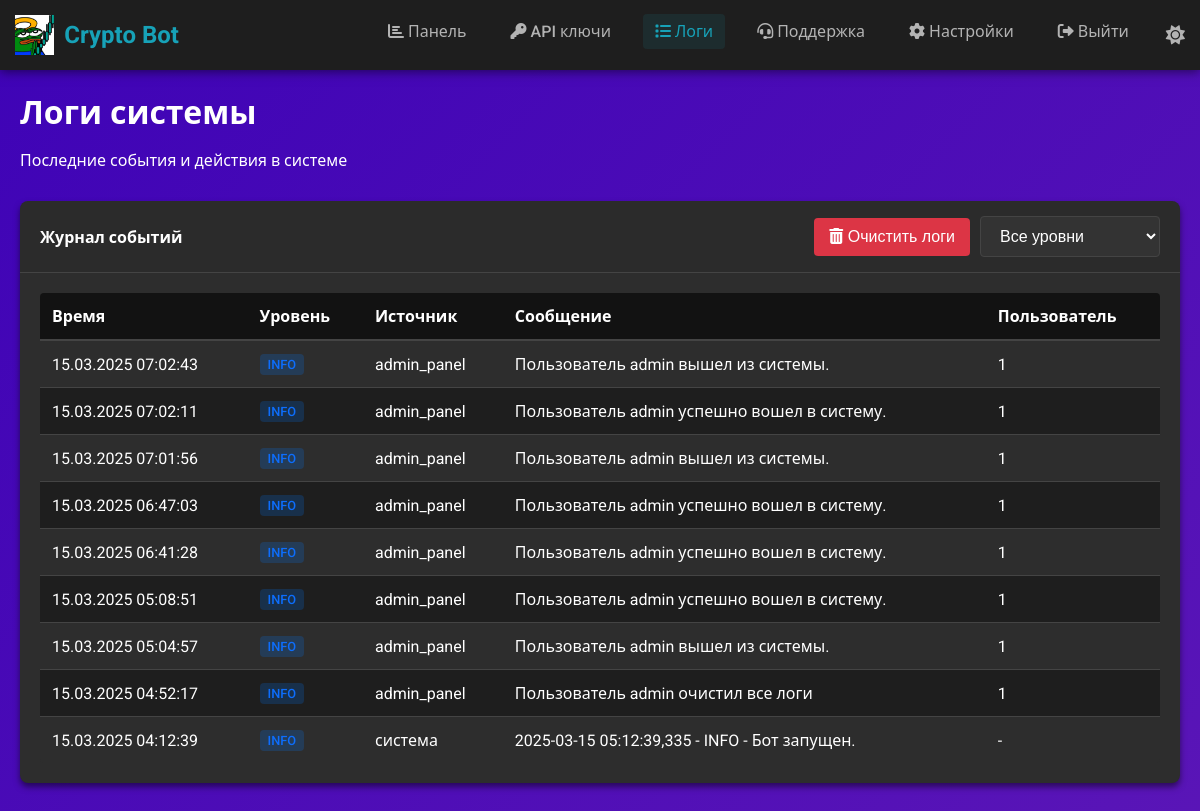
Page /view_logs (signed in) on the committed database.
### models.py (models this page shows, shortened)
class Log(db.Model):
    __tablename__ = 'logs'
    id = db.Column(db.Integer, primary_key=True)
    level = db.Column(db.String(10), nullable=False)  # INFO, ERROR, etc.
    message = db.Column(db.Text, nullable=False)
    timestamp = db.Column(db.DateTime, default=datetime.now)
    source = db.Column(db.String(50), nullable=True)  # Источник лога (бот, админ-панель, etc)
    user_id = db.Column(db.Integer, db.ForeignKey('users.id'), nullable=True)  # Кто вызвал событие

### app.py (the view)
@app.route('/view_logs')
@login_required
def view_logs():
    logs = models.Log.query.order_by(models.Log.timestamp.desc()).limit(50).all()
    return render_template('logger.html', logs=logs)

### app.py (called while the page is built)
@login_manager.user_loader
def load_user(user_id):
    return models.User.query.get(int(user_id))

### templates/logger.html (shortened to what this page needs)
{% extends "base.html" %}
{% block content %}
<div class="dashboard-header">
    <h1>Логи системы</h1>
    <p class="text-secondary">Последние события и действия в системе</p>
</div>
<div class="card">
    <div class="card-header">
        <span>Журнал событий</span>
        <div class="header-actions">
            <form action="{{ url_for('clear_logs') }}" method="POST" onsubmit="return confirm('Вы уверены, что хотите очистить все логи?');">
                <button type="submit" class="btn btn-danger">
                    <i class="fas fa-trash-alt"></i> Очистить логи
                </button>
            </form>
            <div class="filter-dropdown">
                <select id="log-level-filter" class="form-control">
                    <option value="all">Все уровни</option>
                </select>
            </div>
        </div>
    </div>
    <div class="card-body">
        <div class="table-responsive">
            <table class="table table-striped" id="logs-table">
                <thead>
                    <tr>
                        <th>Время</th>
                        <th>Уровень</th>
                        <th>Источник</th>
                        <th>Сообщение</th>
                        <th>Пользователь</th>
                    </tr>
                </thead>
                <tbody>
                    {% for log in logs %}
                    <tr class="log-entry log-{{ log.level.lower() }}">
                        <td>{{ log.timestamp.strftime('%d.%m.%Y %H:%M:%S') }}</td>
                        <td>
                            <span class="log-level level-{{ log.level.lower() }}">{{ log.level }}</span>
                        </td>
                        <td>{{ log.source if log.source else 'система' }}</td>
                        <td>{{ log.message }}</td>
                        <td>{{ log.user_id if log.user_id else '-' }}</td>
                    </tr>
                    {% else %}
                    <tr>
                        <td colspan="5" class="text-center">Логи отсутствуют</td>
                    </tr>
                    {% endfor %}
                </tbody>
            </table>
        </div>
    </div>
</div>
{% endblock %}

### static/css/style.css (style rules this page uses)
:root { --bg-primary: #121212; --bg-secondary: #1e1e1e; --bg-card: #2d2d2d; --text-primary: #ffffff; --text-secondary: #b3b3b3; --accent-primary: #17a2b8; --accent-secondary: #007bff; --border-color: #444; --success-color: #28a745; --warning-color: #ffc107; --danger-color: #dc3545; --input-bg: #333; --input-text: #fff; --shadow-color: rgba(0, 0, 0, 0.5); --chart-grid: rgba(255, 255, 255, 0.1); --gradient-start: #4a00e0; --gradient-mid: #8e2de2; --gradient-end: #4a00e0; }
body { font-family: 'Roboto', 'Segoe UI', sans-serif; margin: 0; padding: 0; color: var(--text-primary); background-color: var(--bg-primary); transition: background-color 0.3s ease, color 0.3s ease; }
.card { background-color: var(--bg-card); border-radius: 8px; box-shadow: 0 4px 6px var(--shadow-color); margin-bottom: 20px; overflow: hidden; transition: transform 0.3s ease, box-shadow 0.3s ease; }
.card-header { padding: 15px 20px; background-color: rgba(0, 0, 0, 0.05); border-bottom: 1px solid var(--border-color); font-weight: bold; display: flex; justify-content: space-between; align-items: center; }
.card-body { padding: 20px; }
.form-control { width: 100%; padding: 10px 15px; font-size: 1rem; border: 1px solid var(--border-color); border-radius: 4px; background-color: var(--input-bg); color: var(--input-text); transition: border-color 0.3s ease, box-shadow 0.3s ease; }
.btn { display: inline-block; font-weight: 500; text-align: center; vertical-align: middle; cursor: pointer; padding: 10px 15px; font-size: 1rem; border-radius: 4px; transition: all 0.3s ease; border: none; }
.btn-danger { background-color: var(--danger-color); color: white; }
.table { width: 100%; border-collapse: collapse; margin: 0; padding: 0; background-color: var(--bg-card); border-radius: 4px; overflow: hidden; }
.table th, .table td { padding: 12px 15px; text-align: left; border-bottom: 1px solid var(--border-color); }
.table th { background-color: rgba(0, 0, 0, 0.05); font-weight: bold; }
.table tr:last-child td { border-bottom: none; }
.dashboard-header { margin-bottom: 30px; }
.dashboard-header h1 { font-size: 2rem; font-weight: bold; margin: 0; color: var(--text-primary); }

### templates/logger.html (style rules this page uses)
.table-responsive { overflow-x: auto; }
.table { width: 100%; border-collapse: collapse; }
.table th { background-color: var(--bg-primary); color: var(--text-primary); font-weight: 600; text-align: left; padding: 12px; border-bottom: 2px solid var(--border-color); }
.table td { padding: 12px; border-bottom: 1px solid var(--border-color); color: var(--text-primary); }
.table-striped tr:nth-child(even) { background-color: var(--bg-secondary); }
.log-level { display: inline-block; padding: 3px 8px; border-radius: 4px; font-size: 0.8rem; font-weight: 500; }
.level-info { background-color: rgba(0, 123, 255, 0.2); color: #0d6efd; }
.card-header { display: flex; justify-content: space-between; align-items: center; }
.header-actions { display: flex; gap: 10px; align-items: center; }
.filter-dropdown { min-width: 150px; }
.btn-danger { background-color: #dc3545; color: white; border: none; }

### rows in the picture
Log: timestamp "15.03.2025 07:02:43", level "INFO", source "admin_panel", message "Пользователь admin вышел из системы.", user "1"
Log: timestamp "15.03.2025 07:02:11", level "INFO", source "admin_panel", message "Пользователь admin успешно вошел в систему.", user "1"
Log: timestamp "15.03.2025 07:01:56", level "INFO", source "admin_panel", message "Пользователь admin вышел из системы.", user "1"
Log: timestamp "15.03.2025 06:47:03", level "INFO", source "admin_panel", message "Пользователь admin успешно вошел в систему.", user "1"
Log: timestamp "15.03.2025 06:41:28", level "INFO", source "admin_panel", message "Пользователь admin успешно вошел в систему.", user "1"
Log: timestamp "15.03.2025 05:08:51", level "INFO", source "admin_panel", message "Пользователь admin успешно вошел в систему.", user "1"
Log: timestamp "15.03.2025 05:04:57", level "INFO", source "admin_panel", message "Пользователь admin вышел из системы.", user "1"
Log: timestamp "15.03.2025 04:52:17", level "INFO", source "admin_panel", message "Пользователь admin очистил все логи", user "1"
Log: timestamp "15.03.2025 04:12:39", level "INFO", source "система", message "2025-03-15 05:12:39,335 - INFO - Бот запущен.", user_id "-"
